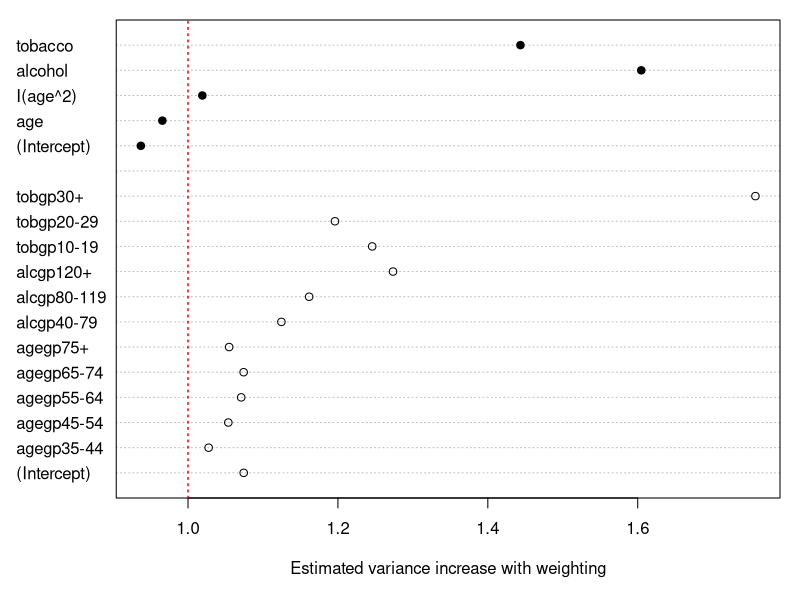

Write the R code that produced this figure.
## ---- chunk 1
knitr::opts_chunk$set(echo = TRUE)
library(tidyverse)
library(survey)
## ---- chunk 2

## ---- chunk 3
## control weight of 441 estimated from population size
tuyns <- read.table("tuynsc.txt", col.names = c("case", "age", "agegp", "tobgp", "tobacco", 
                                                "logtb", "beer", "cider", 'wine', "aperitif", 
                                                "digestif", "alcohol", "logalc"))

tuyns$wt <- ifelse(tuyns$case == 1, 1, 441)
tuyns <- subset(tuyns, (tobacco != 99))

tdes <- svydesign(id = ~ 1, strata = ~ case, data = tuyns, weight = ~ wt)
## ---- chunk 4
## Grouped data. Same original source, but now in data(esoph)
data(esoph)

unique(esoph$alcgp)

options(contrasts = c("contr.treatment","contr.treatment"))

# Expanded data
esophcase <- esoph[rep(1:88, esoph$ncases), 1:3]
esophctrl <- esoph[rep(1:88, esoph$ncontrols), 1:3]

esophcase$status <- 1
esophctrl$status <- 0

esophcase$wt <- 1
esophctrl$wt <- 441

esophlong <- rbind(esophcase, esophctrl)

des <- svydesign(id = ~ 1, weights = ~ wt, data = esophlong)
## ---- chunk 5
grouped1s <- svyglm(status ~ agegp + alcgp + tobgp, family = binomial, design = des)
grouped1 <- glm(status ~ agegp + alcgp + tobgp, family = binomial, data = esophlong)

cont1s <- svyglm(case ~ age + I(age^2) + alcohol + tobacco, family = binomial, design = tdes)
cont1 <- glm(case ~ age + I(age^2) + alcohol + tobacco, family = binomial, data = tuyns)

grouped1s %>% summary()
grouped1 %>% summary()

as.vector(SE(cont1s))
as.vector(coef(cont1s))

cont1s %>% summary()
cont1 %>% summary()
## ---- chunk 6
## model fitting
# group with survey design
grouped1s <- svyglm(status ~ agegp + alcgp + tobgp, family = binomial, design = des)
grouped2s <- svyglm(status ~ agegp + alcgp + tobgp + as.numeric(alcgp):as.numeric(tobgp), 
                    family = binomial, design = des)
# group
grouped1 <- glm(status ~ agegp + alcgp + tobgp, family = binomial, data = esophlong)
grouped2 <- glm(status ~ agegp + alcgp + tobgp + as.numeric(alcgp):as.numeric(tobgp), 
                family = binomial, data = esophlong)

# continue with survey design
cont1s <- svyglm(case ~ age + I(age^2) + alcohol + tobacco, family = binomial, design = tdes)
cont2s <- svyglm(case ~ age + I(age^2) + alcohol * tobacco, family = binomial, design = tdes)

# continue
cont1 <- glm(case ~ age + I(age^2) + alcohol + tobacco, family = binomial, data = tuyns)
cont2 <- glm(case ~ age + I(age^2) + alcohol * tobacco ,family = binomial, data = tuyns)


# continue with survey design 
cont3s <- svyglm(case ~ age + alcohol + tobacco, family = binomial, design = tdes)
cont4s <- svyglm(case ~ age + alcohol * tobacco, family = binomial, design = tdes)

# continue
cont3 <- glm(case ~ age + alcohol + tobacco, family = binomial, data = tuyns)
cont4 <- glm(case ~ age + alcohol * tobacco ,family = binomial, data = tuyns)
## ---- chunk 7
grouped1s %>% summary()
grouped1 %>% summary()

grouped2s %>% summary()
grouped2 %>% summary()

cont1s %>% summary()
cont1 %>% summary()

cont2s %>% summary()
cont2 %>% summary()

cont3s %>% summary()
cont3 %>% summary()

cont4s %>% summary()
cont4 %>% summary()
## ---- chunk 8
SE(grouped1)/SE(grouped1s)
SE(grouped2)/SE(grouped2s)

SE(cont1)/SE(cont1s)
SE(cont2)/SE(cont2s)

SE(cont3)/SE(cont3s)
SE(cont4)/SE(cont4s)
## ---- chunk 9
par(mar = c(5.1, 4.1, 1, 1))
dotchart(c(SE(grouped1s)/SE(grouped1), NA,
           SE(cont1s)/SE(cont1))^2, pch = rep(c(1, 19), c(12, 6)), 
         xlab = "Estimated variance increase with weighting")
abline(v = 1, col = "red", lty = 3, lwd = 1.5)
